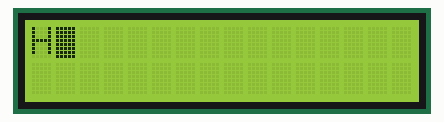
Recording of a sketch running on a simulated Arduino Uno, built with avr-gcc and run on an emulated ATmega328P. Parts: 16×2 character LCD.

Above: at 0.1 s.
At 0.6 s:
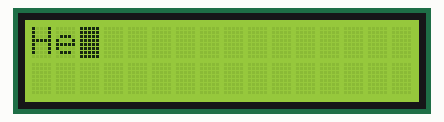
At 1.1 s:
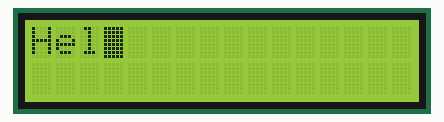
At 2.1 s:
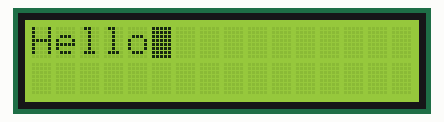
At 4.6 s:
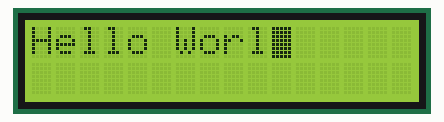
At 21.8 s:
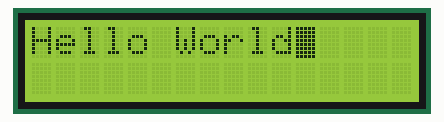

The sketch:

LCD.ino
```cpp
#include <Wire.h>
#include <LiquidCrystal_I2C.h>

// LCD 주소 설정?
LiquidCrystal_I2C lcd(0x27, 16, 2);

void setup() {
  // put your setup code here, to run once:
  lcd.begin();
  lcd.backlight();
  lcd.cursor();
  lcd.blink();
  lcd.home();
}

void loop() {
  // put your main code here, to run repeatedly:
  lcd.print("H");
  delay(500);
  lcd.print("e");
  delay(500);
  lcd.print("l");
  delay(500);
  lcd.print("l");
  delay(500);
  lcd.print("o");
  delay(500);
  lcd.print(" ");
  delay(500);
  lcd.print("W");
  delay(500);
  lcd.print("o");
  delay(500);
  lcd.print("r");
  delay(500);
  lcd.print("l");
  delay(500);
  lcd.print("d");
  delay(1000);
  for(int i=0;i<40;i++){
    lcd.scrollDisplayLeft();
    delay(400);
  }
  delay(1000);
  lcd.clear();
}
```

Measured:
- what the display in image 1 shows lasts 0.5 s, from 0.6 s to 1.1 s
- what the display in image 5 shows lasts 1.4 s, from 21.7 s to 23.1 s
